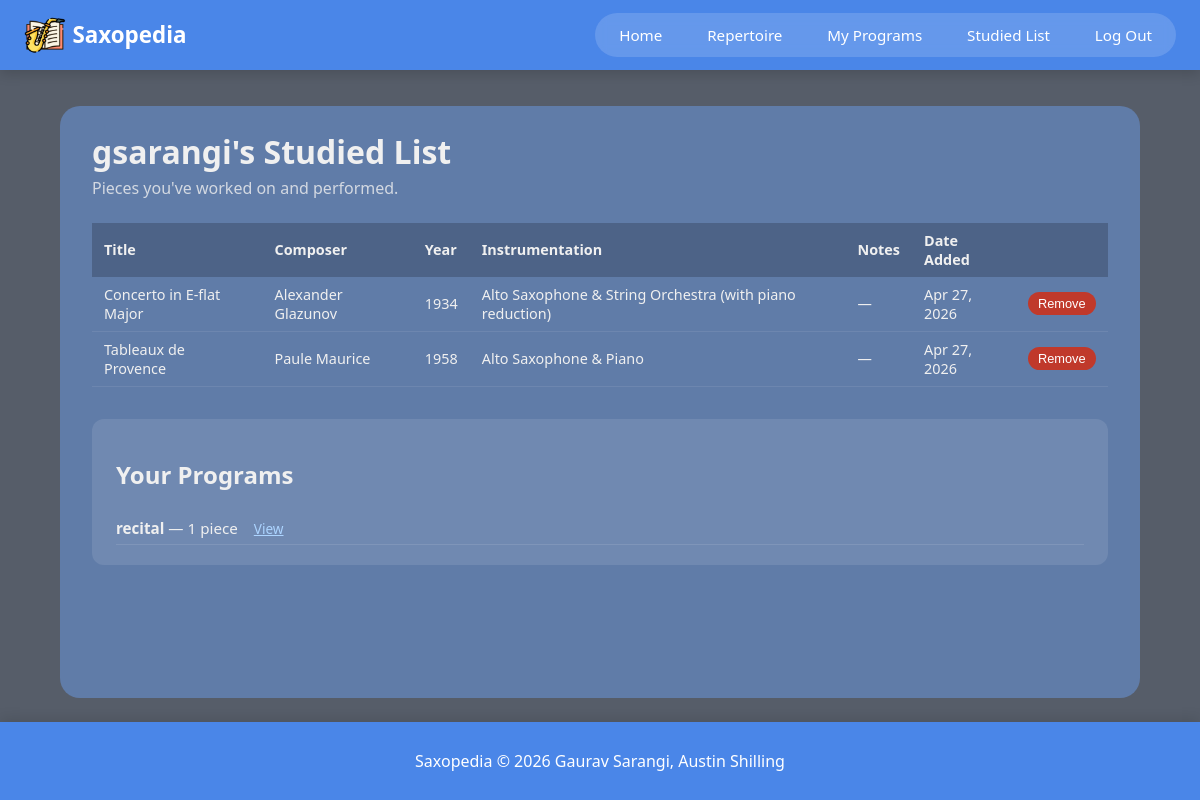
/studied (signed in), run on the app's committed database.
### models.py (models this page shows, shortened)
class User(UserMixin, db.Model):
    __tablename__ = "users"
    id = db.Column(db.Integer, primary_key=True)
    uname = db.Column(db.String(64), unique=True, index=True)
    password_hash = db.Column(db.String(128))
    programs = db.relationship("Program", backref="user", lazy="dynamic")
    studied_pieces = db.relationship("StudiedPiece", backref="user", lazy="dynamic")
    @property
    def password(self):
        raise AttributeError("nah")

class StudiedPiece(db.Model):
    __tablename__ = "studied_pieces"
    id = db.Column(db.Integer, primary_key=True)
    user_id = db.Column(db.Integer, db.ForeignKey("users.id"), nullable=False)
    piece_title = db.Column(db.String(128), nullable=False)
    composer = db.Column(db.String(128))
    year = db.Column(db.String(16))
    instrumentation = db.Column(db.String(256))
    notes = db.Column(db.Text, default="")
    studied_at = db.Column(db.DateTime, default=datetime.utcnow)
    __table_args__ = (
        db.UniqueConstraint("user_id", "piece_title", name="uq_studied_user_piece"),
    )

class Program(db.Model):
    __tablename__ = "programs"
    id = db.Column(db.Integer, primary_key=True)
    name = db.Column(db.String(64), index=True)
    user_id = db.Column(db.Integer, db.ForeignKey("users.id"), nullable=False)
    pieces = db.relationship("ProgramPiece", backref="program", lazy="dynamic", cascade="all, delete-orphan")
    __table_args__ = (
        db.UniqueConstraint("user_id", "name", name="uq_program_user_name"),
    )

### app.py (the view)
@app.route("/studied")
@login_required
def studied():
    pieces = current_user.studied_pieces.order_by(StudiedPiece.studied_at.desc()).all()
    programs = current_user.programs.all()
    return render_template("repstudied.html", studied_pieces=pieces, programs=programs)

### app.py (called while the page is built)
@login_manager.user_loader
def load_user(user_id):
    return User.query.get(int(user_id))

### templates/repstudied.html (shortened to what this page needs)
{% extends "base.html" %}
{% block content %}
<div class="page-content">
    <div class="page-header">
        <h1>{{ current_user.uname }}'s Studied List</h1>
        <p>Pieces you've worked on and performed.</p>
    </div>
    {% if studied_pieces %}
        <table class="piece-table">
            <thead>
                <tr>
                    <th>Title</th>
                    <th>Composer</th>
                    <th>Year</th>
                    <th>Instrumentation</th>
                    <th>Notes</th>
                    <th>Date Added</th>
                    <th></th>
                </tr>
            </thead>
            <tbody>
                {% for sp in studied_pieces %}
                    <tr>
                        <td>{{ sp.piece_title }}</td>
                        <td>{{ sp.composer }}</td>
                        <td>{{ sp.year }}</td>
                        <td>{{ sp.instrumentation }}</td>
                        <td>{{ sp.notes if sp.notes else "—" }}</td>
                        <td>{{ sp.studied_at.strftime('%b %d, %Y') }}</td>
                        <td>
                            <form action="{{ url_for('remove_studied', piece_id=sp.id) }}" method="POST">
                                <button type="submit" class="btn btn-danger btn-sm">Remove</button>
                            </form>
                        </td>
                    </tr>
                {% endfor %}
            </tbody>
        </table>
    {% else %}
        <div class="card">
            <p class="empty-state">Nothing here yet. Go to <a href="{{ url_for('repertoire') }}">Repertoire</a> and mark pieces as studied.</p>
        </div>
    {% endif %}
    {% if programs %}
        <div class="card" style="margin-top: 2rem;">
            <h2>Your Programs</h2>
            {% for program in programs %}
                <div class="program-summary">
                    <strong>{{ program.name }}</strong>
                    {% set pieces = program.pieces.all() %}
                    — {{ pieces | length }} piece{{ 's' if pieces | length != 1 else '' }}
                    <a href="{{ url_for('programs') }}" class="link-small">View</a>
                </div>
            {% endfor %}
        </div>
    {% endif %}
</div>
{% endblock %}

### static/css/styles.css (style rules this page uses)
*, *::before, *::after { box-sizing: border-box; }
body { background-color: #565D69; min-height: 100vh; display: flex; flex-direction: column; margin: 0; font-family: system-ui, -apple-system, sans-serif; color: #f0f0f0; }
.page-content { flex: 1; margin: 1.5rem auto; width: 90%; max-width: 1100px; background-color: #607CA8; padding: 1.5rem 2rem; border-radius: 20px; }
.page-header { margin-bottom: 1.5rem; }
.page-header h1 { margin: 0 0 0.25rem; }
.page-header p { margin: 0; opacity: 0.8; }
.card { background: rgba(255,255,255,0.1); border-radius: 12px; padding: 1.25rem 1.5rem; margin-bottom: 1.25rem; }
.program-summary { padding: 0.4rem 0; border-bottom: 1px solid rgba(255,255,255,0.1); font-size: 0.95rem; }
.link-small { margin-left: 0.75rem; font-size: 0.85rem; color: #acd4ff; }
.piece-table { width: 100%; border-collapse: collapse; font-size: 0.9rem; margin-top: 0.5rem; }
.piece-table th { text-align: left; padding: 0.5rem 0.75rem; background: rgba(0,0,0,0.2); font-weight: 600; }
.piece-table td { padding: 0.5rem 0.75rem; border-bottom: 1px solid rgba(255,255,255,0.08); vertical-align: middle; }
.btn { display: inline-block; padding: 0.4rem 1rem; border-radius: 20px; border: none; cursor: pointer; font-size: 0.9rem; font-weight: 500; text-decoration: none; transition: opacity 0.15s ease, background 0.15s ease; }
.btn-danger { background: #c0392b; color: white; }
.btn-sm { padding: 0.25rem 0.65rem; font-size: 0.8rem; }

### data on the page
User: uname "gsarangi"
StudiedPiece: piece_title "Concerto in E-flat Major", composer "Alexander Glazunov", year "1934", instrumentation "Alto Saxophone & String Orchestra (with piano reduction)", notes "—", studied_at "Apr 27, 2026"
StudiedPiece: piece_title "Tableaux de Provence", composer "Paule Maurice", year "1958", instrumentation "Alto Saxophone & Piano", notes "—", studied_at "Apr 27, 2026"
Program: name "recital", pieces "1"
